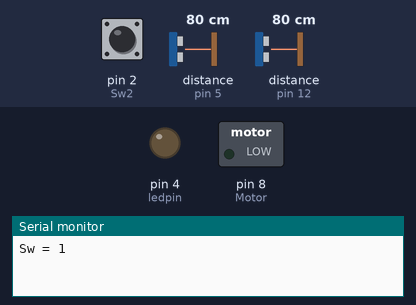
The sketch below on a simulated Arduino Uno, built with avr-gcc and run on an emulated ATmega328P. On the bench: switched loads named in the sketch (green lamp = pin HIGH), output pins drawn as LEDs (lit = HIGH), the last lines printed to the serial monitor. Wiring (inferred from the names in the program): 2 × ultrasonic range finder: trigger pin 6, echo pin 5 / trigger pin 13, echo pin 12. Inputs (shaded band) come from the test bench; at power-on: pin 2 (Sw2) HIGH, distance to the obstacle (sensors on pin 5, pin 12) 80 cm. The echo pulse lasts 58.3 µs per cm; pins used as bus, display or sensor lines are not drawn.

Above: at 0.1 s.
At 2.1 s:
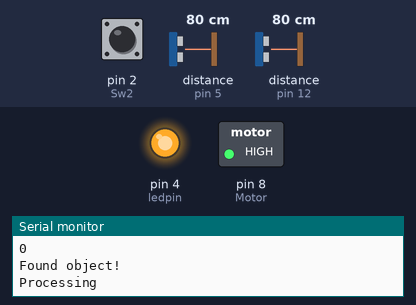
Timing chart, 0 to 3.6 s (numbered marks = the images above):
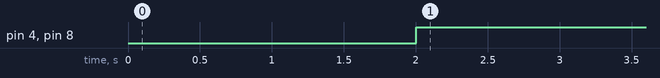

Measured:
- by itself, pin 4 (ledpin), pin 8 (Motor): LOW → HIGH at 2.0 s

The sketch:

Water_filling.ino
```cpp
int Motor = 8; //set relay to pin 8
int count;
int const trigPin2 = 13;
int const echoPin2 = 12;
int const trigPin = 6;
int const echoPin = 5;
int const ledpin = 4;
int Sw2 = 2; // Water sensor
void setup()
{Serial.begin(115200);
pinMode(trigPin, OUTPUT);
pinMode(echoPin, INPUT);
pinMode(trigPin2, OUTPUT);
pinMode(echoPin2, INPUT);
pinMode(ledpin, OUTPUT);
pinMode(Sw2,INPUT);
pinMode(Motor,OUTPUT);
}
void loop()
{
int check = digitalRead(Sw2);
Serial.print("Sw = ");Serial.println(check);
int duration, distance;
int duration2, distance2;
digitalWrite(trigPin, HIGH);
delay(1);
digitalWrite(trigPin, LOW);
digitalWrite(trigPin2, HIGH);
delay(1);
digitalWrite(trigPin2, LOW);


duration = pulseIn(echoPin, HIGH); //กำหนดให้ตรวจสัญญาณ LOW ก่อน ฟังก์ชันนี้จะเริ่มนับเวลาในหน่วยไมโครวินาที และรอจนกว่าจะเจอสัญญาณ HIGH ถึงจะหยุดนับเวลา
distance = (duration/2) / 29.1; //Calculate the distance (in cm) based on the speed of sound.
      Serial.println(distance);

duration2 = pulseIn(echoPin2, HIGH); //กำหนดให้ตรวจสัญญาณ LOW ก่อน ฟังก์ชันนี้จะเริ่มนับเวลาในหน่วยไมโครวินาที และรอจนกว่าจะเจอสัญญาณ HIGH ถึงจะหยุดนับเวลา
distance2 = (duration2/2) / 29.1; //Calculate the distance (in cm) based on the speed of sound.
      Serial.println(distance2);


 if(distance <= 8 && distance >= 0){ //distance 1-10
      Serial.println("Found object!");
      digitalWrite(ledpin, HIGH);
      if (distance2 <= 5 && distance2 >= 0){ //Water sensor
        digitalWrite(Motor,HIGH); // Motor ทำงาน
        Serial.println("Processing");}
      else  {
        digitalWrite(Motor,LOW); //Motor หยุดการทำงาน
        Serial.println("Done");}


  }
else{
  Serial.println("No object found!");
  digitalWrite(ledpin, LOW);

  digitalWrite(Motor,HIGH);
  count = 0;
  Serial.print("Count = ");
  Serial.println(count);
  }

  delay(200);


}
```
